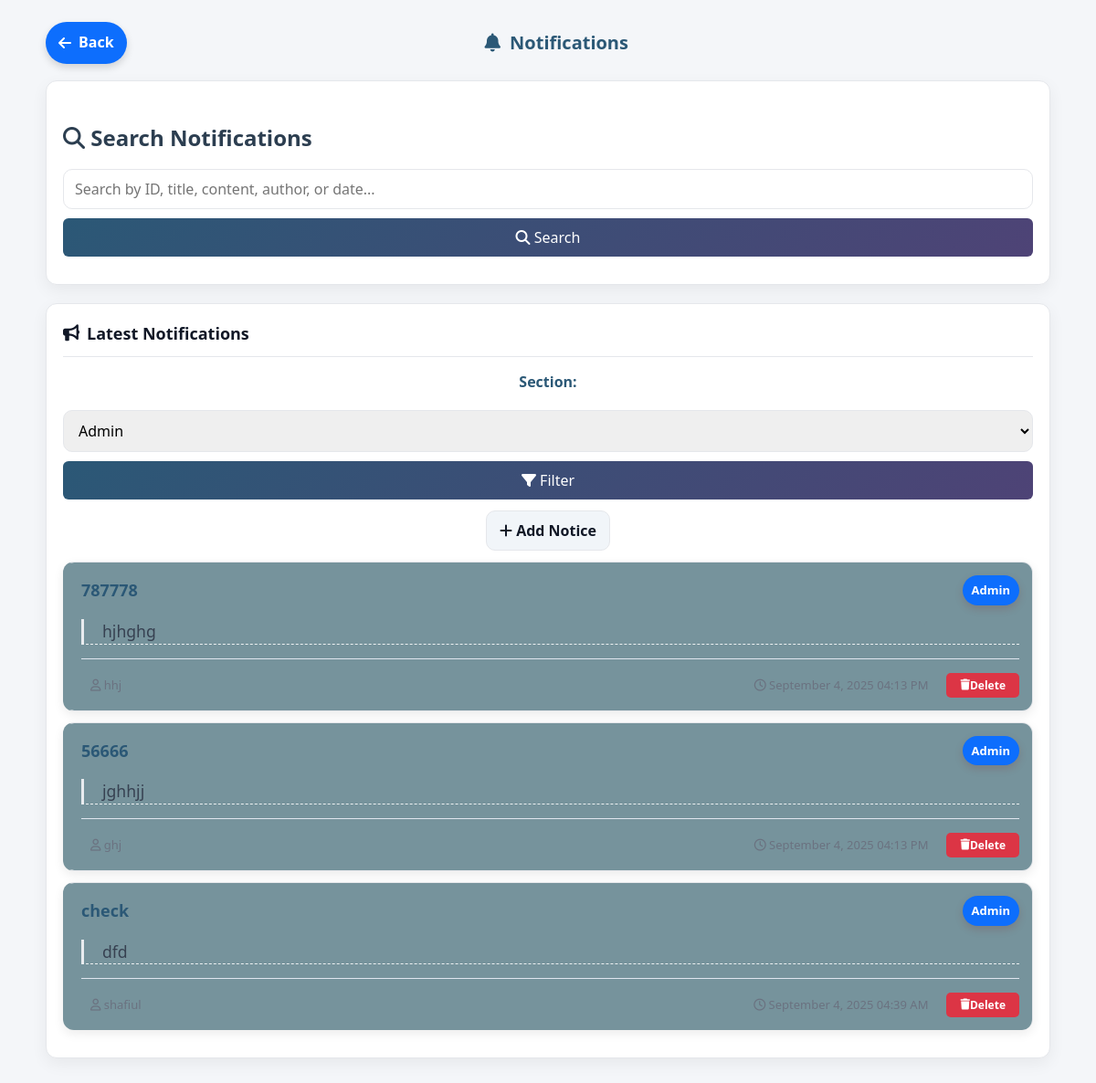
The page /admin/notification.php on the database as committed earlier.
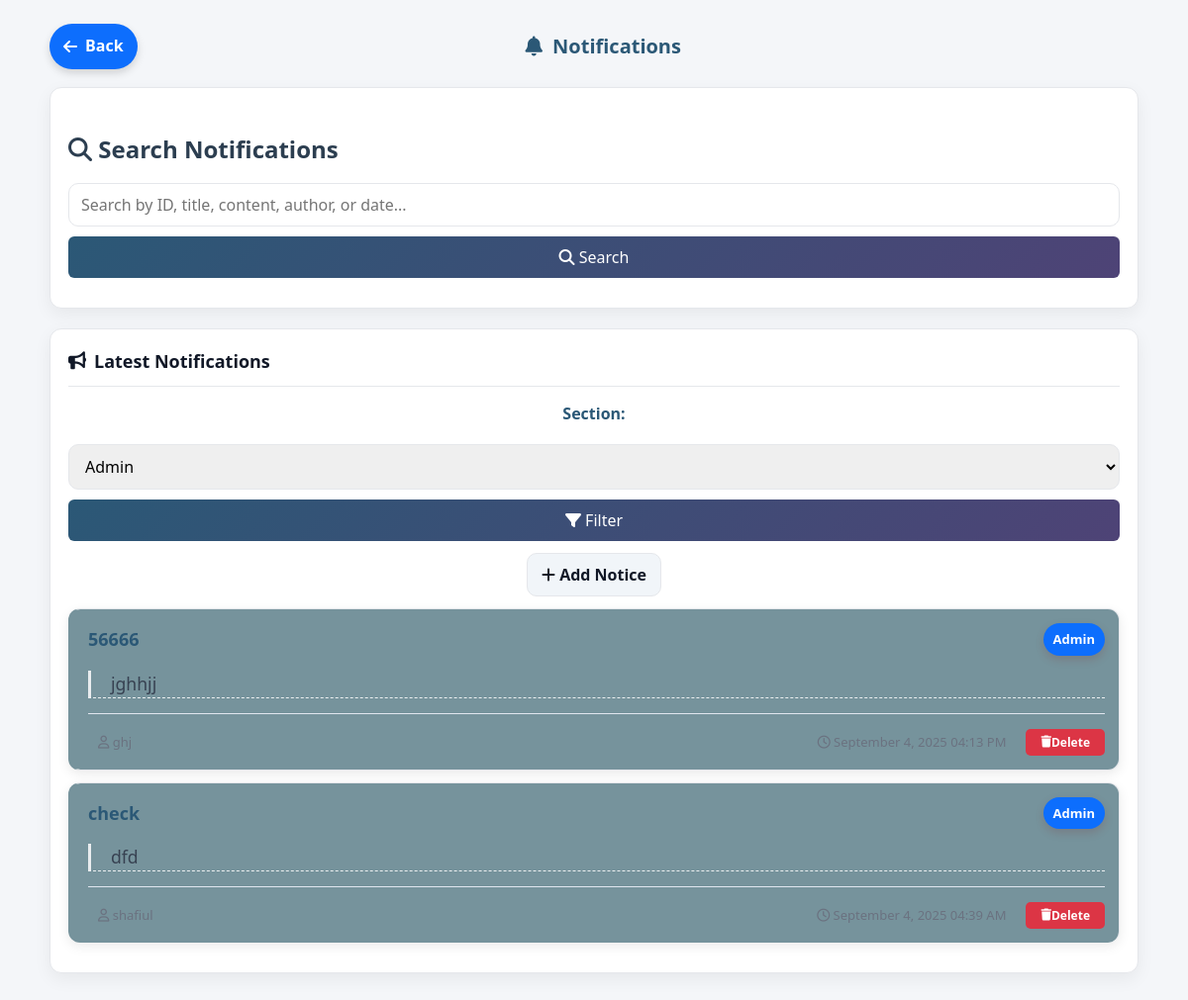
The same page on the database as committed later.
### tables this page shows
CREATE TABLE `notice` (
  `id` int(11) NOT NULL,
  `title` varchar(255) NOT NULL,
  `section` varchar(100) NOT NULL,
  `sub_section` varchar(50) DEFAULT NULL,
  `content` text NOT NULL,
  `author` varchar(100) NOT NULL,
  `created_at` timestamp NOT NULL DEFAULT current_timestamp(),
  `viewed` tinyint(1) DEFAULT 0 COMMENT '0=unread, 1=read'
);

### admin/notification.php (the view, shortened to what the changed rows need)
<?php
require_once '../library/notice.php';
$con = new mysqli(DB_SERVER, DB_USERNAME, DB_PASSWORD, DB_NAME);
$show_search_results = false;
$selected_section = $_POST['section'] ?? 'Admin';
$selected_sub_section = $_POST['sub_section'] ?? '';
?>
<!DOCTYPE html>
<html lang="en">
<head>
    <link rel="stylesheet" href="all.css">
    <link rel="stylesheet" href="https://cdnjs.cloudflare.com/ajax/libs/font-awesome/6.5.0/css/all.min.css">
</head>
<body>
<?php if (!$show_search_results): ?>
<div class="panel">
    <?php
    $notices = [];
    if ($selected_section !== 'update_request') {
        if ($selected_section === 'Department' && !empty($selected_sub_section)) {
            $query1 = "SELECT * FROM notice WHERE section='Department' AND sub_section = ? ORDER BY created_at DESC";
            if ($stmt = $con->prepare($query1)) {
                $stmt->bind_param("s", $selected_sub_section);
                $stmt->execute();
                $result1 = $stmt->get_result();
                while ($row = $result1->fetch_assoc()) {
                    $row['source'] = 'notice';
                    $notices[] = $row;
                }
                $stmt->close();
            }
        } else {
            $query1 = "SELECT * FROM notice WHERE section = ? ORDER BY created_at DESC";
            if ($stmt = $con->prepare($query1)) {
                $stmt->bind_param("s", $selected_section);
                $stmt->execute();
                $result1 = $stmt->get_result();
                while ($row = $result1->fetch_assoc()) {
                    $row['source'] = 'notice';
                    $notices[] = $row;
                }
            }
        }
    }
    if (count($notices) > 0) {
        foreach ($notices as $row) {
            if ($row['source'] === 'notice') {
                $noticeClass = ($row['viewed'] == 0) ? "notice-card unread" : "notice-card read"; ?>
                <div class="<?php echo $noticeClass; ?>">
                    <div class="notice-header">
                        <h3 class="notice-title"><?php echo htmlspecialchars($row['title']); ?></h3>
                        <span class="notice-section">
                            <?php
                            echo htmlspecialchars($row['section']);
                            ?>
                        </span>
                    </div>
                    <div class="notice-content"><?php echo nl2br(htmlspecialchars($row['content'])); ?></div>
                    <div class="notice-footer">
                        <span><i class="fa-regular fa-user"></i> <?php echo htmlspecialchars($row['author']); ?></span>
                        <div class="date-delete-container">
                            <span><i class="fa-regular fa-clock"></i> <?php echo date('F j, Y h:i A', strtotime($row['created_at'])); ?></span>
                            <form method="post" style="display: inline;">
                                <button type="submit" name="delete_notice" class="delete-btn" onclick="return confirm('Are you sure you want to delete this notice?');">
                                    <i class="fa-solid fa-trash"></i> Delete
                                </button>
                            </form>
                        </div>
                    </div>
                </div>
            <?php }
        }
    } else {
        echo "<div class='no-notices'><p>No notifications found.</p></div>";
    }
    ?>
</div>
<?php endif; ?>

Rows that differ between the two databases and show on the page:
removed notice: title "787778", section "Admin", content "hjhghg", author "hhj", created_at "September 4, 2025 04:13 PM"
